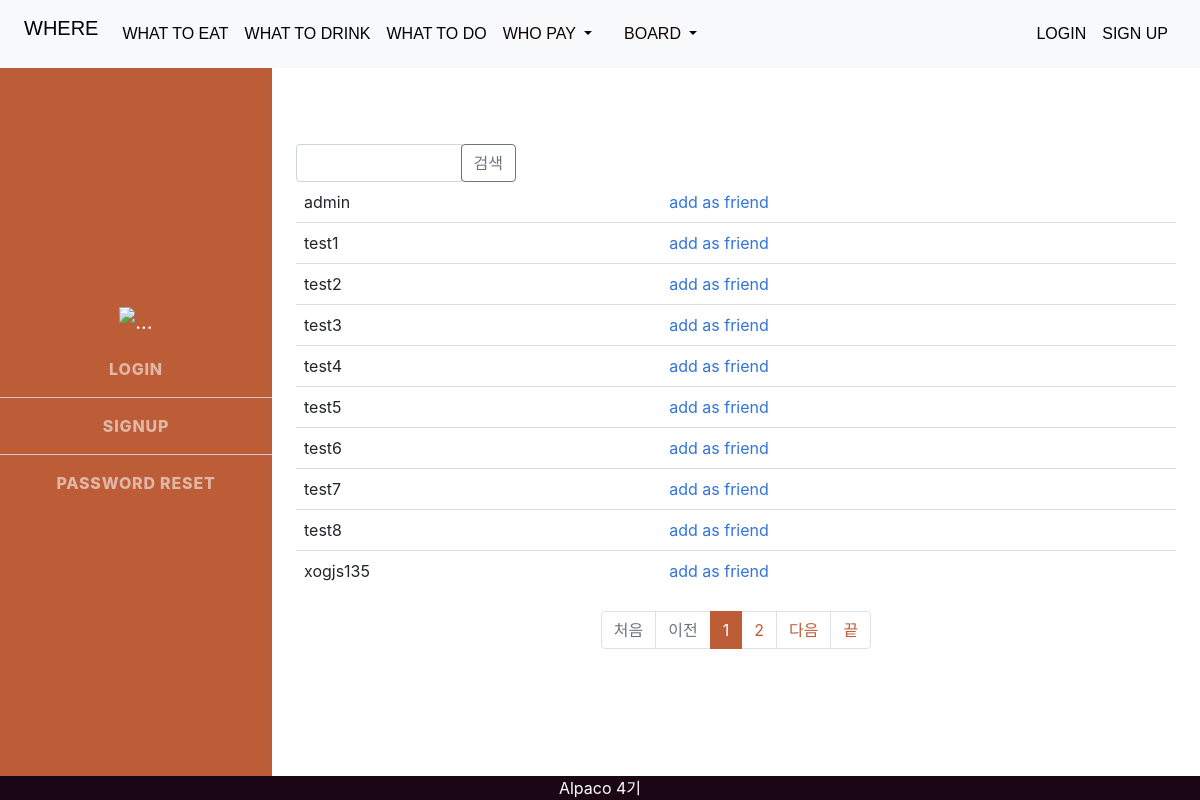
Screenshot of /friendship/friends/ with the database file from the repository.
### users/models.py (models this page shows, shortened)
class User(AbstractBaseUser, PermissionsMixin):
    email = models.EmailField(verbose_name="이메일", max_length=255, unique=True)
    password = models.CharField(verbose_name="비밀번호", max_length=128)
    name = models.CharField(verbose_name="이름", max_length=64)
    phone = models.CharField(verbose_name="핸드폰", max_length=50, blank=True, null=True)
    is_staff = models.BooleanField(verbose_name="관리자여부", default=False)
    is_active = models.BooleanField(verbose_name="활성화여부", default=True)
    objects = UserManger()  # User.objects.create_user() 생성
    USERNAME_FIELD = "email"
    REQUIRED_FIELDS = ["name"]

### friendship/views.py (the view)
# urls.py: path("friends/", view=all_users, name="search_friends"),
def all_users(request, template_name="friendship/user_actions.html"):
    page = request.GET.get('page', '1')
    kw = request.GET.get('kw', '')
    users = user_model.objects.all()
    if kw:
        users = users.filter(
            Q(name__icontains=kw)
        ).distinct()
    paginator = Paginator(users, 10)  # 페이지당 10개씩 보여주기
    page_obj = paginator.get_page(page)
    return render(
        request, template_name, {get_friendship_context_object_list_name(): page_obj}
    )

### friendship/views.py (called while the page is built)
def get_friendship_context_object_list_name():
    return getattr(settings, "FRIENDSHIP_CONTEXT_OBJECT_LIST_NAME", "users")

### templates/friendship/user_actions.html (shortened to what this page needs)
{% extends 'base.html' %}
{% load users_tags %}
{% load static %}
{% block contents %}
  {% include 'users_sidebar.html' %}
  <br>
  <br>
  <br>
  <br>
  <div class="col-3">
    <div class="input-group">
      <input type="text" id="search_kw" class="form-control" value="{{ kw|default_if_none:'' }}">
      <div class="input-group-append">
        <button class="btn btn-outline-secondary" type="button" id="btn_search">검색</button>
      </div>
    </div>
  </div>
  <table id="t" class="table showit">
    {% for users in users %}
      {% if user %}
        <tr>
          <td>{{ users.name }}</td>
          <td>
            <a href="{% url 'friendship:friendship_add_friend' users.id %}">add as friend</a>
          </td>
        </tr>
      {% endif %}
    {% endfor %}
  </table>
  <div class="row">
    <div class="col-8 offset-2">
      <ul class="pagination justify-content-center">
        {% if users.has_previous %}
          <li class="page-item">
            <a class="page-link" data-page="1" href="javascript:void(0)">처음</a>
          </li>
        {% else %}
          <li class="page-item disabled">
            <a class="page-link" tabindex="-1" aria-disabled="true" href="#">처음</a>
          </li>
        {% endif %}
        {% if users.has_previous %}
          <li class="page-item" style="color:black;">
            <a class="page-link" data-page="{{ users.previous_page_number }}" href="javascript:void(0)">이전</a>
          </li>
        {% else %}
          <li class="page-item disabled">
            <a class="page-link" tabindex="-1" aria-disabled="true" href="#">이전</a>
          </li>
        {% endif %}
        {% for page_number in users.paginator.page_range %}
          {% if page_number >= users.number|add:-5 and page_number <= users.number|add:5 %}
            {% if page_number == users.number %}
              <li class="page-item active" aria-current="page">
                <a class="page-link" data-page="{{ page_number }}" href="javascript:void(0)">{{ page_number }}</a>
              </li>
            {% else %}
              <li class="page-item">
                <a class="page-link" data-page="{{ page_number }}" href="javascript:void(0)">{{ page_number }}</a>
              </li>
            {% endif %}
          {% endif %}
        {% endfor %}
        {% if users.has_next %}
          <li class="page-item">
            <a class="page-link" data-page="{{ users.next_page_number }}" href="javascript:void(0)">다음</a>
          </li>
        {% else %}
          <li class="page-item disabled">
            <a class="page-link" tabindex="-1" aria-disabled="true" href="#">다음</a>
          </li>
        {% endif %}
        {% if users.has_next %}
          <li class="page-item">
            <a class="page-link" data-page="{{ users.paginator.num_pages }}" href="javascript:void(0)">끝</a>
          </li>
        {% else %}
          <li class="page-item disabled">
            <a class="page-link" tabindex="-1" aria-disabled="true" href="#">끝</a>
          </li>
        {% endif %}
      </ul>
    </div>
  {% endblock %}

### rows the page displays
User: name "admin"
User: name "test1"
User: name "test2"
User: name "test3"
User: name "test4"
User: name "test5"
User: name "test6"
User: name "test7"
User: name "test8"
User: name "xogjs135"

### other values shown
{{ page_number }} "1"
{{ page_number }} "2"
